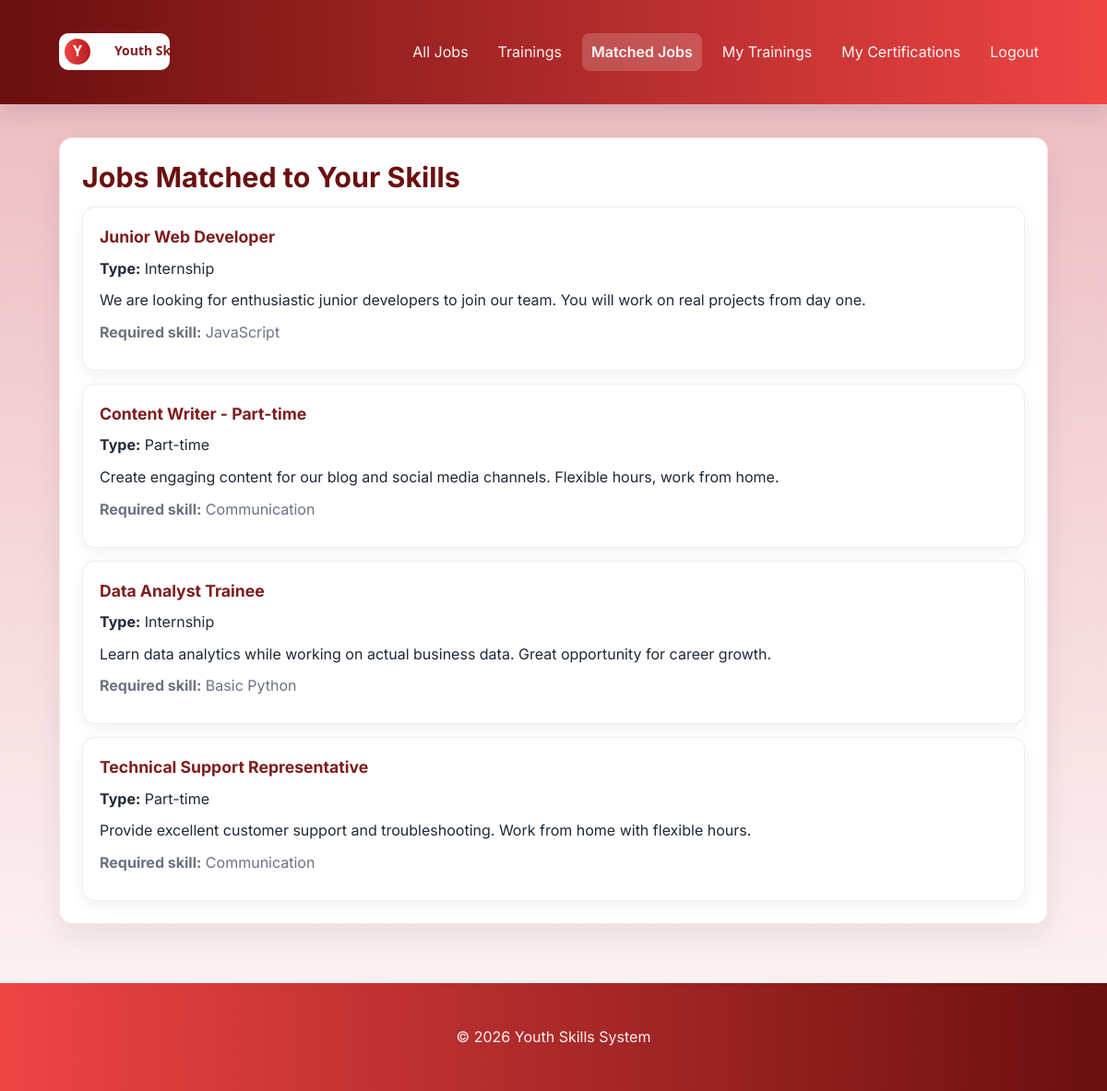
The page /match_jobs.php (signed in) on the database its author committed.
### tables this page shows
CREATE TABLE IF NOT EXISTS `job_offers` (
  `id` INT AUTO_INCREMENT PRIMARY KEY,
  `company_id` INT,
  `title` VARCHAR(255),
  `description` TEXT,
  `offer_type` VARCHAR(80),
  `required_skill` VARCHAR(200),
  `created_at` TIMESTAMP DEFAULT CURRENT_TIMESTAMP
);

### match_jobs.php (the view)
<?php include('includes/header.php');
$user_id = isset($_SESSION['user_id']) ? (int)$_SESSION['user_id'] : 0;
$user_role = $_SESSION['user_role'] ?? '';
$is_youth = $user_role === 'youth';
$result = null;
if($user_id && $is_youth){
    $stmt = $conn->prepare("SELECT job_offers.* FROM job_offers JOIN skills ON job_offers.required_skill = skills.skill_name WHERE skills.user_id = ? ORDER BY job_offers.created_at DESC");
    if($stmt){
        $stmt->bind_param('i', $user_id);
        $stmt->execute();
        $result = $stmt->get_result();
    }
}
?>
<section class="card">
  <h1>Jobs Matched to Your Skills</h1>
  <?php if(empty($user_id)): ?>
    <div class="alert">Please <a href="/youth-system/login.php">log in</a> to view matched jobs.</div>
  <?php elseif(!$is_youth): ?>
    <div class="alert">Only employees can access matched jobs.</div>
  <?php elseif($result && $result->num_rows): ?>
    <?php while($row = $result->fetch_assoc()): ?>
      <article class="card">
        <h3><?php echo htmlspecialchars($row['title']); ?></h3>
        <p><strong>Type:</strong> <?php echo htmlspecialchars($row['offer_type']); ?></p>
        <p><?php echo nl2br(htmlspecialchars($row['description'])); ?></p>
        <p style="margin-top:8px;color:var(--muted)"><strong>Required skill:</strong> <?php echo htmlspecialchars($row['required_skill']); ?></p>
      </article>
    <?php endwhile; ?>
  <?php else: ?>
    <div class="alert"><strong>No matching jobs yet.</strong> Add skills to get matched with job offers. <a href="/youth-system/add_skill.php">Add a skill</a></div>
  <?php endif; ?>
</section>
<?php include('includes/footer.php'); ?>

### assets/css/styles.css (style rules this page uses)
:root { --bg-1: #ebb8bd; --bg-2: #fff7f7; --red-50: #fff1f2; --red-100: #ffe4e6; --red-300: #fda4af; --red-600: #ef4444; --red-700: #b91c1c; --red-800: #6b0f0f; --text-900: #1f2937; --muted: #6b7280; --container-width: 1120px; }
* { box-sizing:border-box }
body { font-family:Inter,system-ui,Segoe UI,Arial,sans-serif;margin:0;color:var(--text-900);background:linear-gradient(180deg,var(--bg-1),var(--bg-2));-webkit-font-smoothing:antialiased;line-height:1.55 }
h1 { margin:0 0 8px;font-size:1.9rem;line-height:1.2;color:var(--red-800) }
h3 { margin:0 0 8px;font-size:1.1rem;color:#7f1d1d }
p { margin:0 0 10px }
.card { background:#fff;border:1px solid rgba(185,28,28,0.12);padding:24px;border-radius:14px;box-shadow:0 14px 32px rgba(15,23,42,0.07);margin-top:16px }
.card > .card { margin-top:14px;padding:18px;border-color:rgba(107,15,15,0.08);box-shadow:0 6px 18px rgba(15,23,42,0.05) }

### rows shown on the page
job_offers: title "Junior Web Developer", offer_type "Internship", description "We are looking for enthusiastic junior developers to join our team. You will work on real projects from day one.", required_skill "JavaScript"
job_offers: title "Content Writer - Part-time", offer_type "Part-time", description "Create engaging content for our blog and social media channels. Flexible hours, work from home.", required_skill "Communication"
job_offers: title "Data Analyst Trainee", offer_type "Internship", description "Learn data analytics while working on actual business data. Great opportunity for career growth.", required_skill "Basic Python"
job_offers: title "Technical Support Representative", offer_type "Part-time", description "Provide excellent customer support and troubleshooting. Work from home with flexible hours.", required_skill "Communication"
